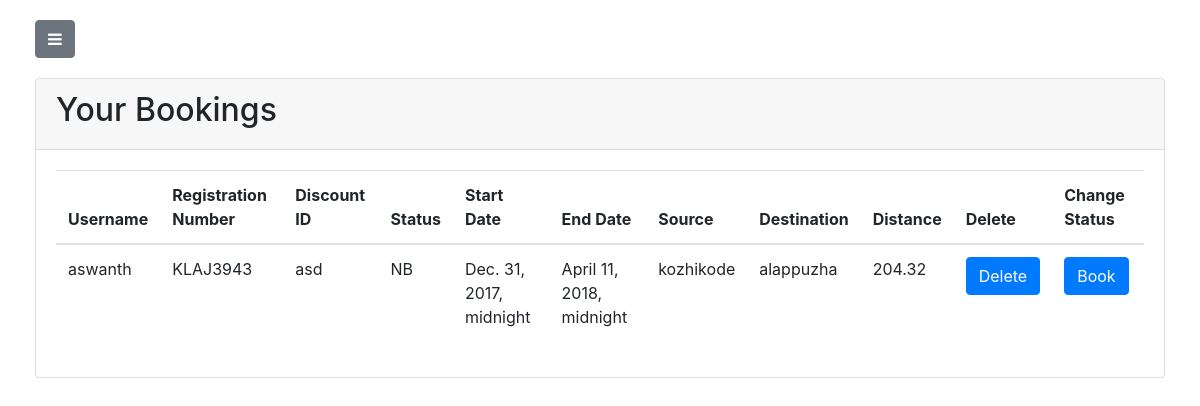
Before: /booking/bookings (signed in) with the older database file.
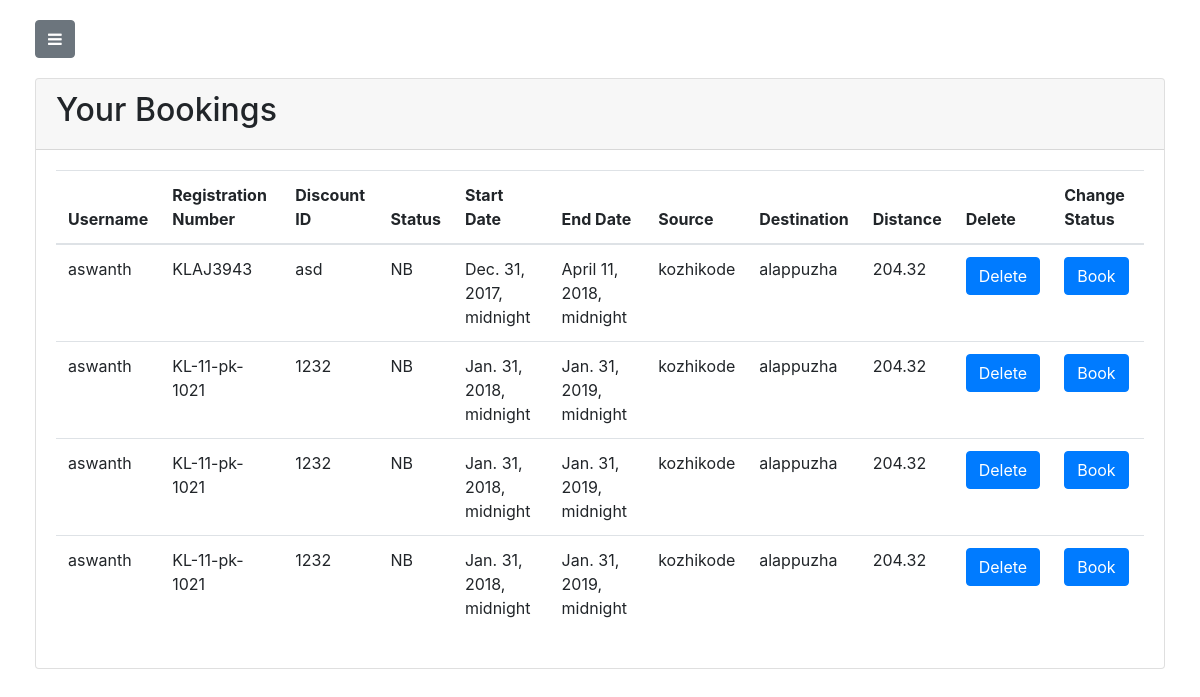
After: the same page with the newer database file.
### booking/models.py (models this page shows, shortened)
class Book(models.Model):
    source=models.CharField(max_length=100)
    destination=models.CharField(max_length=100)
    source_latitude=models.DecimalField(max_digits=20,default=0,decimal_places=2)
    source_longitude=models.DecimalField(max_digits=20,default=0,decimal_places=2)
    destination_latitude=models.DecimalField(max_digits=20,default=0,decimal_places=2)
    distance=models.DecimalField(max_digits=20,default=0,decimal_places=2)
    destination_longitude=models.DecimalField(max_digits=20,default=0,decimal_places=2)
    bookingDate=models.DateTimeField(default=timezone.now)
    startDate=models.DateTimeField("Start date ")
    endDate=models.DateTimeField("end date ")
    securityDeposit=models.IntegerField()
    status_CHOICES=(
        ('B','booked'),
        ('NB','not booked')
    )
    status=models.CharField(
        max_length=2,
        choices=status_CHOICES,
        default='NB',
    )
    discountId=models.CharField(max_length=100)
    allottedUser=models.ForeignKey(User,default=None,on_delete=models.CASCADE)
    vehicle=models.ForeignKey(Vehicle,on_delete=models.CASCADE)
    cost=models.FloatField()

### vehicle/models.py (models this page shows, shortened)
class Vehicle(models.Model):
    VEHICLE_STATUS_CHOICES = (
        ('B', 'Booked'),
        ('NB', 'Not Booked'),
    )
    INSURANCE_STATUS_CHOICES = (
        ('U','Updated'),
        ('NU','Not Updated'),
    )
    VEHICLE_TYPE_CHOICES = (
        ('P','Passenger'),
        ('T','Truck'),
        ('C','Construction'),
    )
    FUEL_TYPE_CHOICES = (
        ('P','Petrol'),
        ('D','Diesel'),
    )
    owner = models.ForeignKey(User,default=None,on_delete=models.CASCADE)
    cost_per_km = models.DecimalField(max_digits=20,default=0,decimal_places=2)
    price = models.DecimalField(max_digits=20,default="0",decimal_places=3)
    registration_plate = models.CharField(max_length=200,default='')
    vehicle_status = models.CharField(max_length=2,default='NB',choices=VEHICLE_STATUS_CHOICES)
    insurance_status = models.CharField(max_length=2,default='NU',choices=INSURANCE_STATUS_CHOICES)
    no_of_km_travelled = models.DecimalField(max_digits=20,default=0,decimal_places=0)
    fuel_type = models.CharField(max_length=1,default='P',choices=FUEL_TYPE_CHOICES)
    mileage = models.DecimalField(max_digits=20,default=0,decimal_places=0)
    vehicle_type = models.CharField(max_length=1,default='P',choices=VEHICLE_TYPE_CHOICES)
    image=models.ImageField(upload_to="vehicle_image",blank=True)

### booking/views.py (the view)
# urls.py: path('bookings',views.booking,name='bookings'),
def booking(request):
    if request.POST:
        form=BookForm(request.POST)
        return render(request,'booking/index.html',{'form':form})
    else:
        if request.user.is_superuser:
            bookings = Book.objects.all()
            return render(request,'booking/bookinglist.html',{ 'bookings' : bookings ,'user':request.user})
        else:
            bookings = Book.objects.filter(allottedUser=request.user)
            return render(request,'booking/bookinglist.html',{ 'bookings' : bookings ,'user':request.user})

### booking/templates/booking/bookinglist.html (shortened to what the changed rows need)
{% load staticfiles %}
{% load crispy_forms_tags %}
<!DOCTYPE html>
<html lang="en">
<head>
    <link href="{% static 'vendor/bootstrap/css/bootstrap.min.css' %}" rel="stylesheet">
    <link rel="stylesheet" href="https://maxcdn.bootstrapcdn.com/bootstrap/4.0.0/css/bootstrap.min.css">
    <link rel="stylesheet" href="https://cdnjs.cloudflare.com/ajax/libs/font-awesome/4.7.0/css/font-awesome.css">
    <link href="{% static 'css/simple-sidebar.css' %}" rel="stylesheet">
</head>
<body>
{% if user.is_authenticated %}
    <div id="wrapper">
        <div id="page-content-wrapper">
            <div class="container-fluid">
                <div class="row">
                    <div class="col-md-12">
                        <div class="card">
                            <div class="card-header">
                                <h2>Your Bookings</h2>
                            </div>
                            <div class="card-body">
                                <table class="table">
                                  <thead>
                                    <tr>
                                      {% if user.is_superuser %}
                                        <th scope="col">Username</th>
                                      {% endif %}
                                      <th scope="col">Registration Number</th>
                                      <th scope="col">Discount ID</th>
                                      <th scope="col">Status</th>
                                      <th scope="col">Start Date</th>
                                      <th scope="col">End Date</th>
                                      <th scope="col">Source</th>
                                      <th scope="col">Destination</th>
                                      <th scope="col">Distance</th>
                                      <th scope="col">Delete</th>
                                      {% if user.is_superuser %}
                                        <th scope="col">Change Status</th>
                                      {% endif %}
                                    </tr>
                                  </thead>
                                  <tbody>
                                    {% for item in bookings %}
                                    <tr>
                                      {% if user.is_superuser %}
                                        <td>{{item.allottedUser.username}}</td>
                                      {% endif %}
                                      <td>{{item.vehicle.registration_plate}}</td>
                                      <td>{{item.discountId}}</td>
                                      <td>{{item.status}}</td>
                                      <td>{{item.startDate}}</td>
                                      <td>{{item.endDate}}</td>
                                      <td>{{item.source}}</td>
                                      <td>{{item.destination}}</td>
                                      <td>{{item.distance}}</td>
                                      <td>
                                        <a href="/booking/delete/{{item.id}}"><input type="button" value="Delete" name="delete" class="btn btn-primary" id="submit"/></a>
                                      </td>
                                      {% if user.is_superuser %}
                                        <td><a href="/booking/changestatus/{{item.id}}"><input type="button" value="Book" name="Book" class="btn btn-primary" id="submit"/></a></td>
                                      {% endif %}
                                    </tr>
                                    {% endfor %}
                                  </tbody>
                                </table>
                            </div>
                        </div>
                    </div>
                </div>
            </div>
        </div>
    </div>
{% else %}
<div class="jumbotron jumbotron-fluid">
    <div class="container">
        <h1 class="display-3">You are not logged in</h1>
    </div>
</div>
{% endif %}
</body>
</html>

Changed rows visible on the page:
added Book: allottedUser.username "aswanth", vehicle.registration_plate "KL-11-pk-1021", discountId "1232", status "NB", startDate "Jan. 31, 2018, midnight", endDate "Jan. 31, 2019, midnight", source "kozhikode", destination "alappuzha", distance "204.32"
added Book: allottedUser.username "aswanth", vehicle.registration_plate "KL-11-pk-1021", discountId "1232", status "NB", startDate "Jan. 31, 2018, midnight", endDate "Jan. 31, 2019, midnight", source "kozhikode", destination "alappuzha", distance "204.32"
added Book: allottedUser.username "aswanth", vehicle.registration_plate "KL-11-pk-1021", discountId "1232", status "NB", startDate "Jan. 31, 2018, midnight", endDate "Jan. 31, 2019, midnight", source "kozhikode", destination "alappuzha", distance "204.32"
